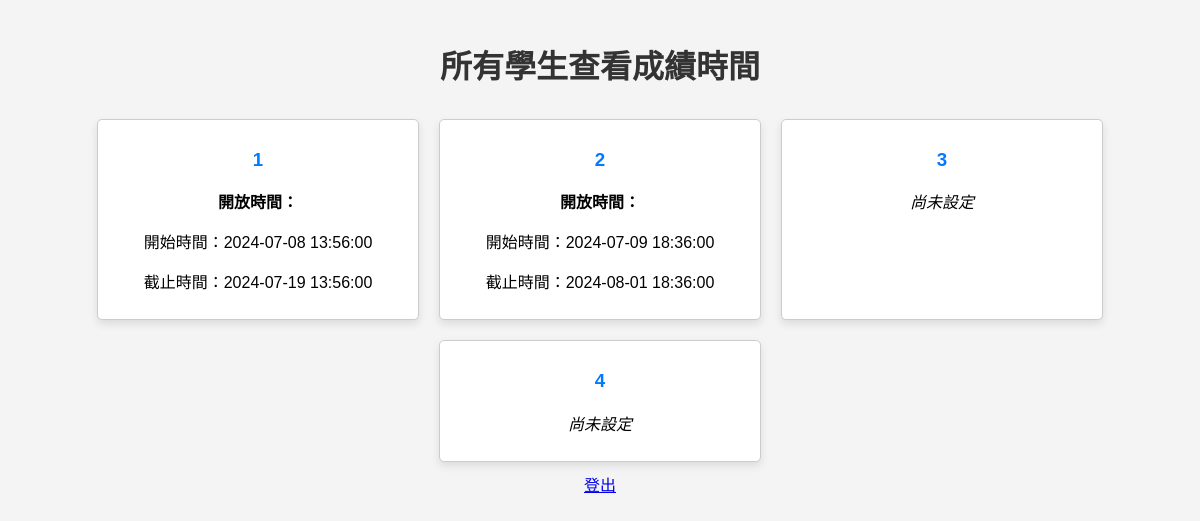
The app's page /grade_access_times (signed in) with its own data.
### app.py (models this page shows)
class Student(db.Model):
    id = db.Column(db.Integer, primary_key=True)
    username = db.Column(db.String(50), unique=True, nullable=False)
    password = db.Column(db.String(60), nullable=False)
    math = db.Column(db.Integer)
    science = db.Column(db.Integer)
    leaves = db.relationship('Leave', backref='student', lazy=True)
    grade_access_start_time = db.Column(db.DateTime)  # 新字段：成績查看開始時間
    grade_access_end_time = db.Column(db.DateTime)  # 新字段：成績查看結束時間

### app.py (the view)
@app.route('/grade_access_times')
def grade_access_times():
    if 'username' in session and session.get('role') == 'admin':
        admin = Admin.query.filter_by(username=session['username']).first()
        if admin:
            students = Student.query.all()
            return render_template('grade_access_times.html', students=students)
    return redirect('/dashboard_admin')

### templates/grade_access_times.html (shortened to what this page needs)
<!DOCTYPE html>
<html lang="zh-TW">
<head>
</head>
<body>
    <h1>所有學生查看成績時間</h1>
    <div class="student-list">
        {% for student in students %}
            <div class="student-card">
                <h3>{{ student.username }}</h3>
                {% if student.grade_access_start_time and student.grade_access_end_time %}
                    <p><strong>開放時間：</strong></p>
                    <p>開始時間：{{ student.grade_access_start_time }}</p>
                    <p>截止時間：{{ student.grade_access_end_time }}</p>
                {% else %}
                    <p><em>尚未設定</em></p>
                {% endif %}
            </div>
        {% endfor %}
    </div>
    <a href="/logout">登出</a>
</body>
</html>

### templates/grade_access_times.html (style rules this page uses)
body { font-family: Arial, sans-serif; margin: 0; padding: 20px; background-color: #f4f4f4; text-align: center; }
h1 { color: #333; }
.student-list { display: flex; flex-wrap: wrap; justify-content: center; margin-top: 20px; }
.student-card { border: 1px solid #ccc; border-radius: 5px; padding: 10px; margin: 10px; width: 300px; background-color: #fff; box-shadow: 0 4px 8px rgba(0,0,0,0.1); }
.student-card h3 { color: #007bff; }

### records on screen
Student: username "1", grade_access_start_time "2024-07-08 13:56:00", grade_access_end_time "2024-07-19 13:56:00"
Student: username "2", grade_access_start_time "2024-07-09 18:36:00", grade_access_end_time "2024-08-01 18:36:00"
Student: username "3", shows "尚未設定"
Student: username "4", shows "尚未設定"
